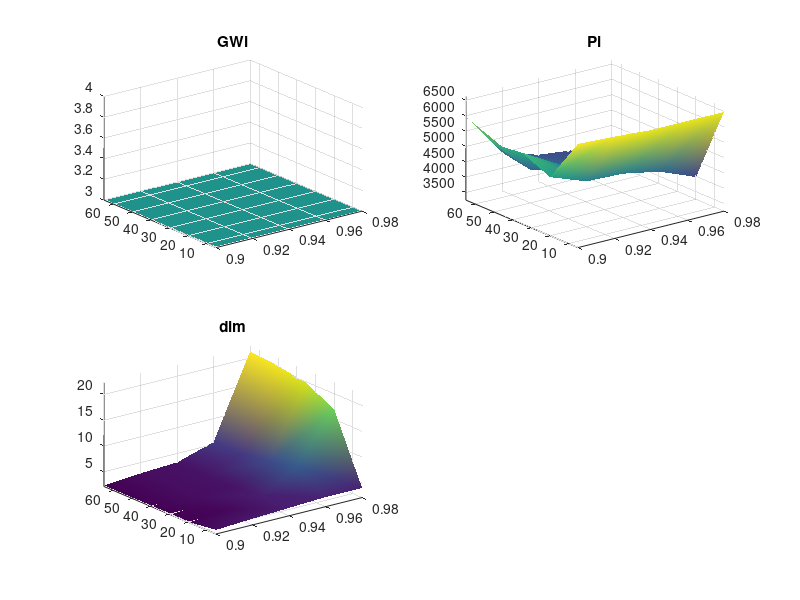

MATLAB code to generate this figure:
clear all;
close all;

% Use matlab svd function instead of power iteration method
use_svd = true;
% Basic try / parameter impact
basic = false;
% Number of simulations
Nens = 20;
% Quality of the subspace approximation
percentInfo = 0.95;

if (basic)
  % Reading the observations
  load('observation-G1.mat');

  [Pi,~] = Classification_computation(Nens, percentInfo, use_svd, Fobs);
  figure(1)
  bar(Pi)
else
  number = 5;
  % results.mat contain series of number tests for parameters
  Nens = [5:15:65]; Nens = Nens(:);
  percentInfo = [0.90:0.02:0.98]; percentInfo = percentInfo(:);
  % results = zeros(number, number, 3); has to be executed before
  load('results.mat');

  % Draw results
  figure(1)

  subplot(2, 2, 1);
  surf(percentInfo(1:number), Nens(1:number), results(:,:,1)); shading('interp');
  axis([percentInfo(1), percentInfo(number), Nens(1), Nens(number), min(min(results(:,:,1))), 1 + max(max(results(:,:,1)))]);
  title('GWi')

  subplot(2, 2, 2);
  surf(percentInfo(1:number), Nens(1:number), results(:,:,2)); shading('interp');
  axis([percentInfo(1), percentInfo(number), Nens(1), Nens(number), min(min(results(:,:,2))), 1 + max(max(results(:,:,2)))]);
  title('Pi')

  subplot(2, 2, 3);
  surf(percentInfo(1:number), Nens(1:number), results(:,:,3)); shading('interp');
  axis([percentInfo(1), percentInfo(number), Nens(1), Nens(number), min(min(results(:,:,3))), 1 + max(max(results(:,:,3)))]);
  title('dim')
end
